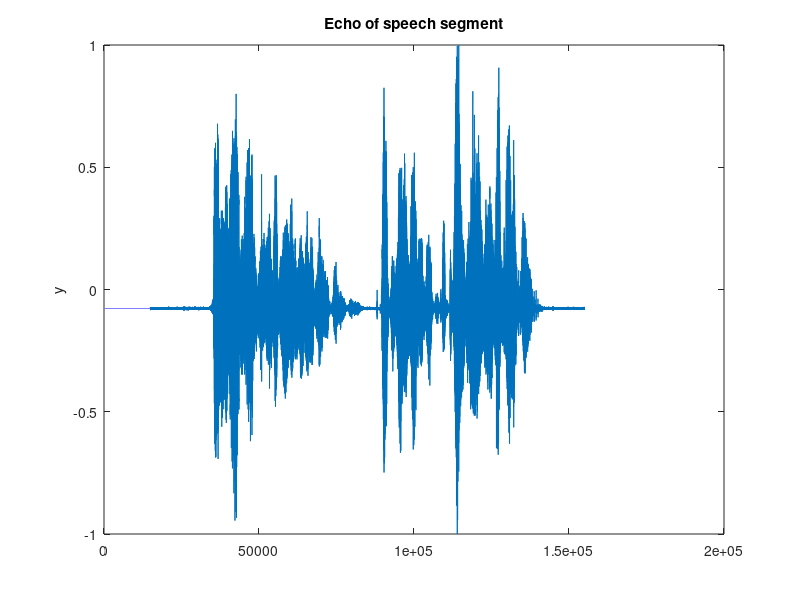
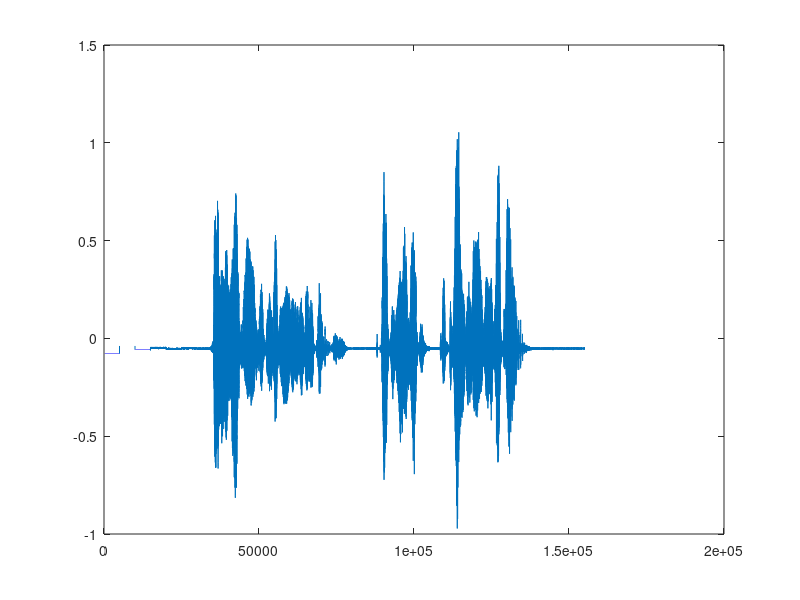

These charts were generated, in order, by the following MATLAB code:
clear all
close all
clc

%% Q7
%load group_9_echo.mat;
load echotwotwoone;
%sound(y,Fs);
figure(1);
plot(y);
hold on;
ylabel('y');
title('Echo of speech segment');

%% Q8
b = 1;
a = [1 zeros(1,4999) 0.5];
z=filter(b,a,y);
sound(z,Fs);
figure(2);
plot(z);